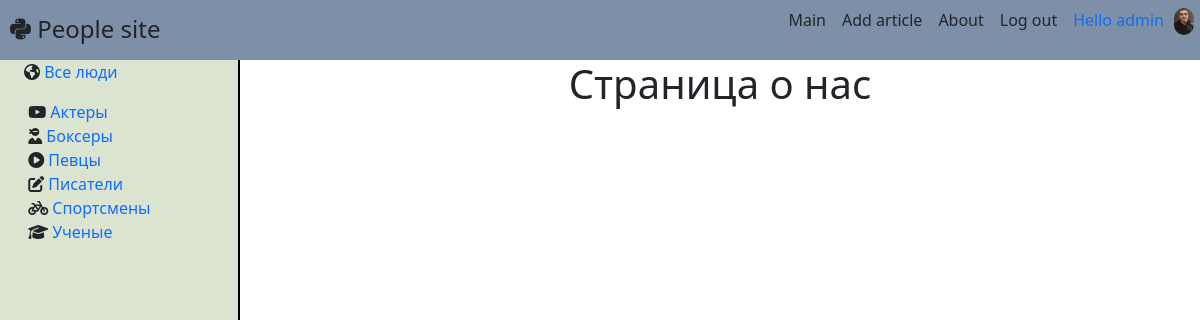
The app's page /about/ (signed in) with its own data.
### people/models.py (models this page shows, shortened)
class Category(models.Model):
    name = models.CharField(max_length=50, db_index=True, verbose_name='Название')
    slug = models.SlugField(max_length=50, unique=True, db_index=True, verbose_name='URL')
    logo = models.CharField(max_length=255, verbose_name='logo', null=True)
    def get_absolute_url(self):
        return reverse('category', kwargs={'cat_slug': self.slug})
    def get_html_logo(self):
        return mark_safe(f'{self.logo}')
    class Meta:
        verbose_name = 'category'
        verbose_name_plural = 'categories'
        ordering = ['name']

class CustomUser(AbstractUser):
    photo = models.ImageField(upload_to='photos/%Y/%m/%d/', verbose_name='Фото', null=True)
    slug = models.SlugField(max_length=50, unique=True, db_index=True, verbose_name='URL', null=True)
    context = models.TextField(verbose_name='Краткая информация', null=True)
    birthday = models.DateTimeField(verbose_name='День рождения', null=True)
    class Meta:
        verbose_name = 'User'
        verbose_name_plural = 'Users'
    def get_absolute_url(self):
        return reverse('user_detail', kwargs={'user_slug': self.slug})

### people/views.py (the view)
# urls.py: path('about/', about, name='about'),
def about(request):
    menu_about = menu.copy()
    if not request.user.is_authenticated:
        menu_about.pop(1)
    context = {'title': 'Страница о нас', 'menu': menu_about}
    return render(request, 'people/about.html', context)

### people/templatetags/people_tags.py (called while the page is built)
@register.inclusion_tag('people/list_categories.html')
def show_categories(sort=None, is_selected=0):
    if not sort:
        cats = Category.objects.all()
        cats = cats.annotate(Count('people'))
    else:
        cats = Category.objects.order_by(sort)
        cats = cats.annotate(Count('people'))
    return {'cats': cats, 'is_selected': is_selected}

### people/templates/people/about.html (shortened to what this page needs)
{% extends 'people/base.html' %}
{% block main %}
    <h1>{{ title }}</h1>
{% endblock %}

### people/templates/people/base.html (shortened to what this page needs)
{% load static %}
{% load people_tags %}
<!DOCTYPE html>
<html lang="en">
<head>
    <link rel="stylesheet" href="{% static 'people/css/style.css' %}">
    <link rel="stylesheet" href="https://cdn.jsdelivr.net/npm/bootstrap@5.1.3/dist/css/bootstrap.min.css">
    </head>
<body>
<aside>
    {% show_categories 'name' is_selected %}
</aside>
<header>
    <div class="d-flex flex-column flex-md-row align-items-center mb-4">
      <a href="{% url 'main' %}" class="d-flex align-items-center text-dark text-decoration-none">
        <span class="fs-4"><i class="fa-brands fa-python"></i>  People site</span>
      </a>
      <nav class="d-inline-flex mt-2 mt-md-0 ms-md-auto">
          {% for el in menu %}
                <a class="me-3 py-2 text-dark text-decoration-none" href="{% url el.url_name %}">{{ el.title }}</a>
          {% endfor %}
          {% if not request.user.is_authenticated %}
                <a class="me-3 py-2 text-dark text-decoration-none" href="{% url 'sign_in' %}">Sign in</a>
                <a class="me-3 py-2 text-dark text-decoration-none" href="{% url 'register' %}">Register</a>
          {% else %}
                <a class="me-3 py-2 text-dark text-decoration-none" href="{% url 'logout' %}">Log out</a>
                <p class="me-3 py-2 text-dark text-decoration-none"><span class="color-username">
                    {% if user.photo %}<img id="user_photo" src="{{ user.photo.url }}" align="right">{% endif %}
                    <a href="{{ user.get_absolute_url }}">Hello {{ user.username }}</a></span>
                </p>
          {% endif %}
      </nav>
    </div>
</header>
<div class="home">
    <main>
        {% block main %}
        {% endblock %}
    </main>
</div>
</body>
</html>

### people/templates/people/list_categories.html
{% if is_selected == 0 %}
    <p><i class="fas fa-globe-americas"></i> Все люди</p>
{% else %}
    <p><i class="fas fa-globe-americas"></i><a href="{% url 'main' %}"> Все люди</a></p>
{% endif %}
<ul>
{% for el in cats %}
    {% if el.people__count > 0 %}
        {% if el.pk == is_selected %}
            <li>{{ el.get_html_logo }} {{ el.name }}</li>
        {% else %}
            <li>{{ el.get_html_logo }}<a href="{{ el.get_absolute_url }}"> {{ el.name }}</a></li>
        {% endif %}
    {% endif %}
{% endfor %}
</ul>

### people/static/people/css/style.css (style rules this page uses)
.home { height: 100%; background-color: white; }
aside { background-color: #DBE4D1; padding-top: 5%; padding-left: 2%; height: 100%; position: fixed; width: 20%; border-right: 2px solid black; }
body aside ul { list-style: none; position: relative; right: 13%; }
ul { list-style: none; }
body a { text-decoration: none; }
header { position: fixed; height: 7.5%; background-color: #7E90A8; width: 100%; }
main { padding-top: 5%; width: 80%; margin-left: 20%; font-size: 20px; text-align: center; float: top; }
.fs-4 { margin-left: 10px; }
.color-username { color: green; }
#user_photo { position: relative; left: 10px; width: 20px; border-radius: 10px; }

### records on screen
Category: name "Актеры"
Category: name "Боксеры"
Category: name "Певцы"
Category: name "Писатели"
Category: name "Спортсмены"
Category: name "Ученые"
CustomUser: photo (picture), username "admin"

### other values on screen
{{ el.title }} "Main" "Add article" "About"
{{ title }} "Страница о нас"
